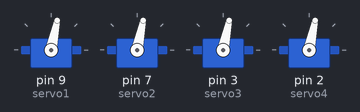
Simulated run of this sketch. Board: Arduino Uno, built with avr-gcc and run on an emulated ATmega328P. Parts: 4 × servo.

Above: at 0.05 s.
At 0.6 s:
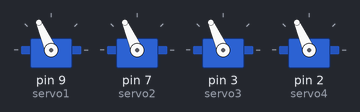
At 0.9 s:
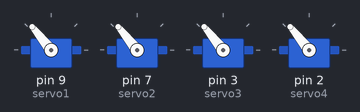
At 1.45 s:
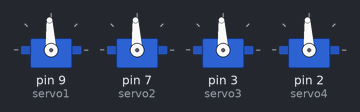
Timing chart, 0 to 3.9 s (numbered marks = the images above):
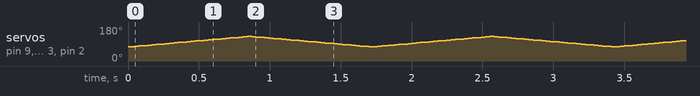

The sketch:

TinkerCad_Four_Servo_Code.ino
```cpp
#include <Servo.h>

Servo servo1;
Servo servo2;
Servo servo3;
Servo servo4;

int minAngle = 75;
int maxAngle = 130;

int pos = minAngle;

void setup() {
  // put your setup code here, to run once:
  servo1.attach(9);
  servo2.attach(7);
  servo3.attach(3);
  servo4.attach(2);
  Serial.begin(9600);

}

void loop() {
  // put your main code here, to run repeatedly:
  for (int i = minAngle; i <= maxAngle; i++) {
    servo1.write(i);
    servo2.write(i);
    servo3.write(i);
    servo4.write(i);
    delay(15);
  }
  for (int j = maxAngle; j >= minAngle; j--) {
    servo1.write(j);
    servo2.write(j);
    servo3.write(j);
    servo4.write(j);
    delay(15);
  }

}
```
